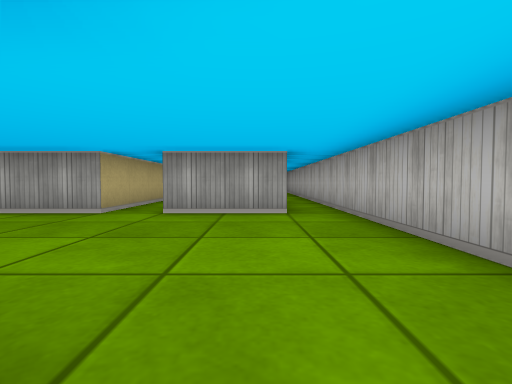
View 1 (above)

24 first-person views from a walk through a cub3D level. The camera is about half as high as the walls, tilts 2° down and sees 85° across. The floor is counted in squares. Each view is taken from the middle of a square. On the plan, view 1 faces up. The plan holds only what a view shows up to about 9 squares ahead; the rest is blank.

View 2
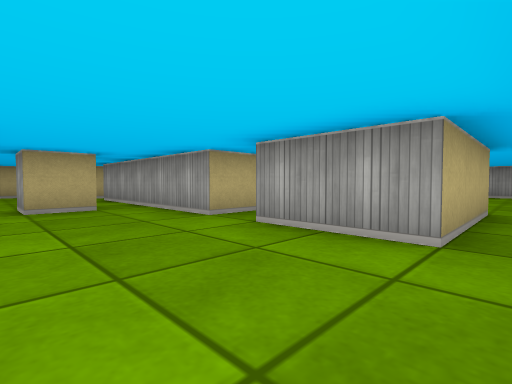

View 3
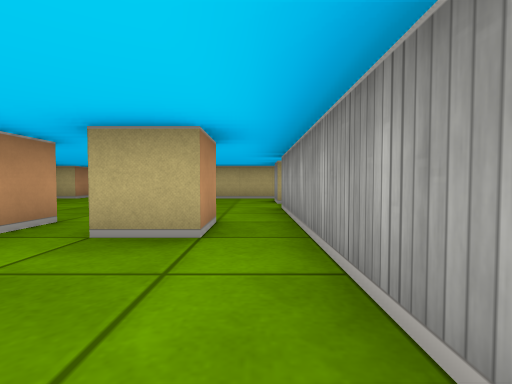

View 4
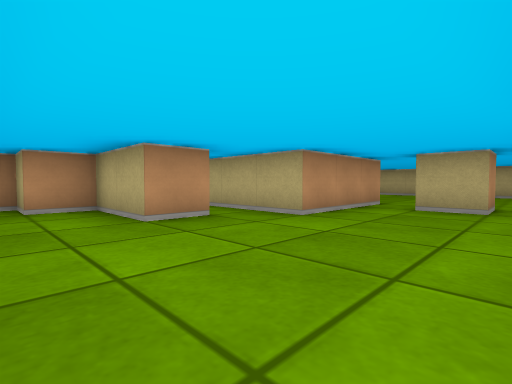

View 5
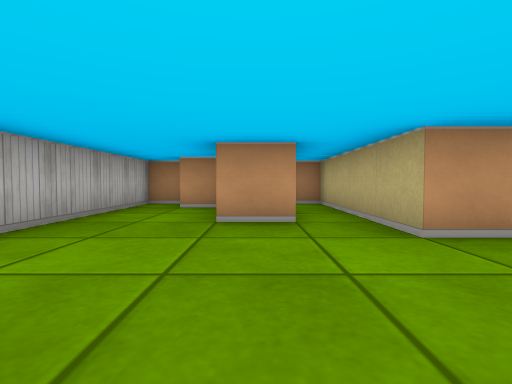

View 6
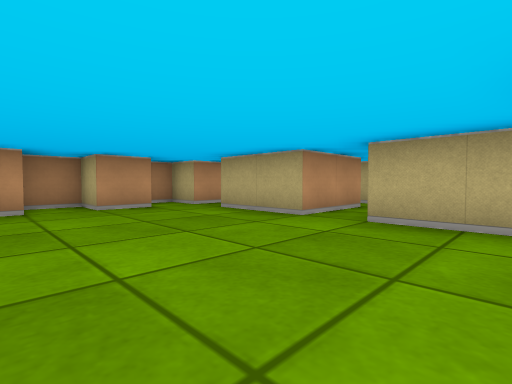

View 7
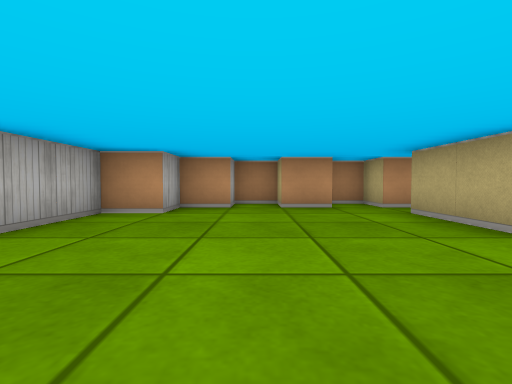

View 8
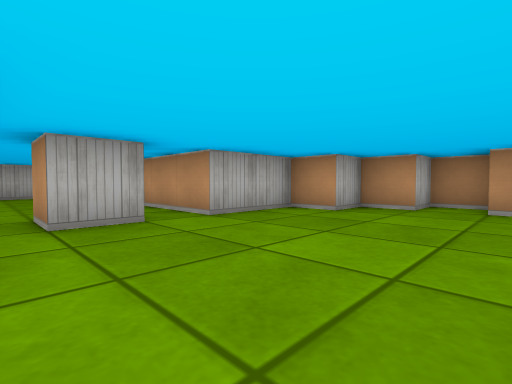

View 9
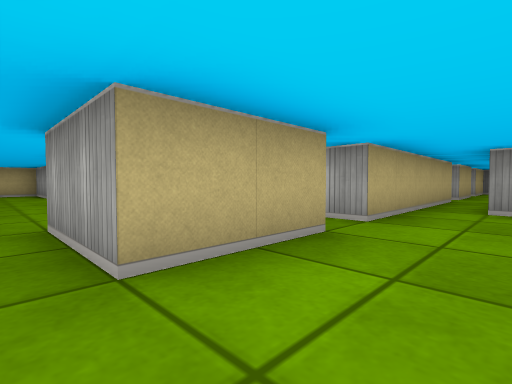

View 10
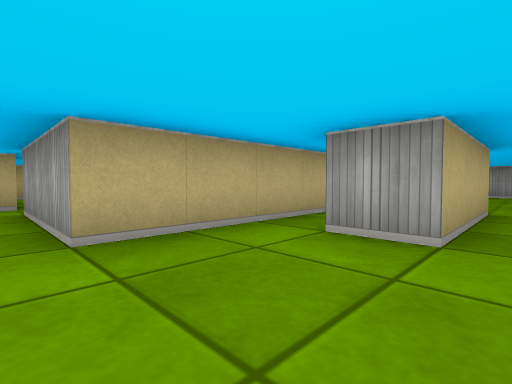

View 11
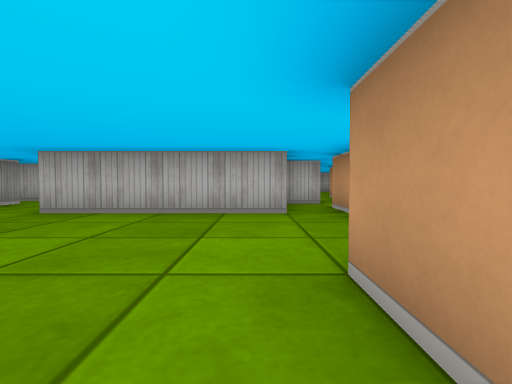

View 12
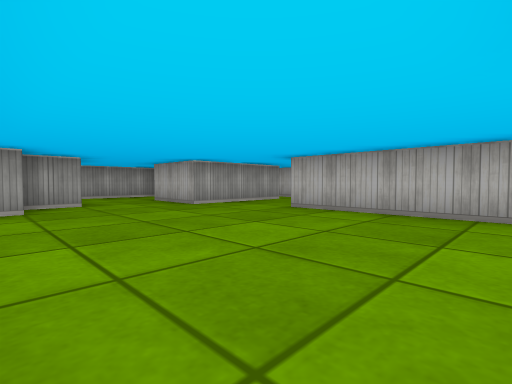

View 13
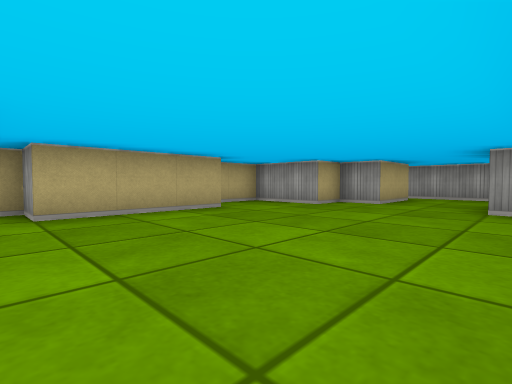

View 14
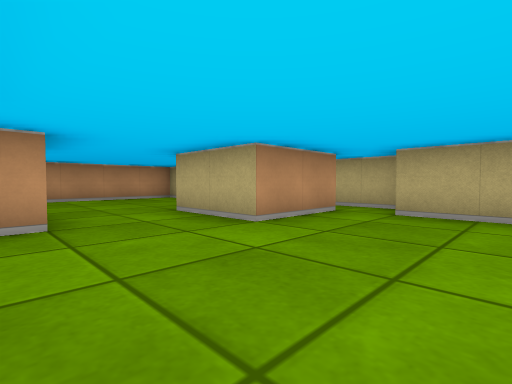

View 15
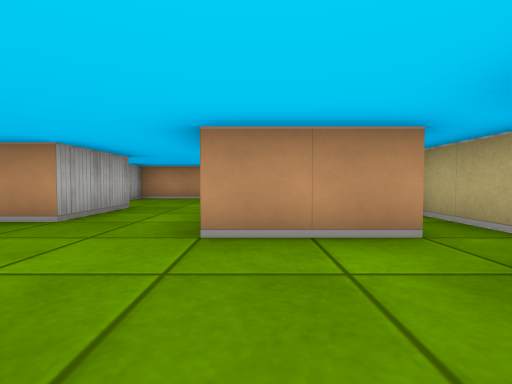

View 16
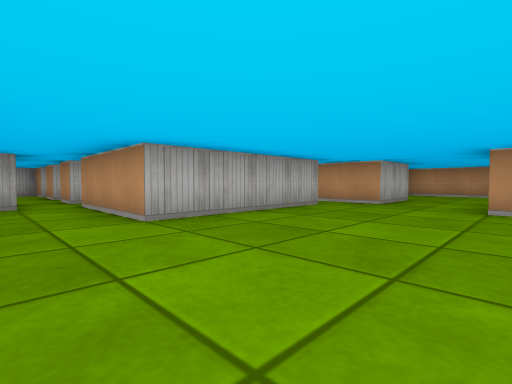

View 17
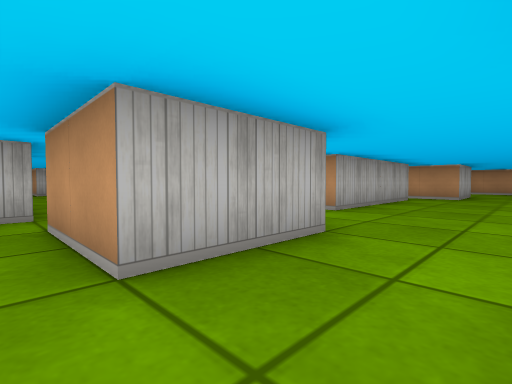

View 18
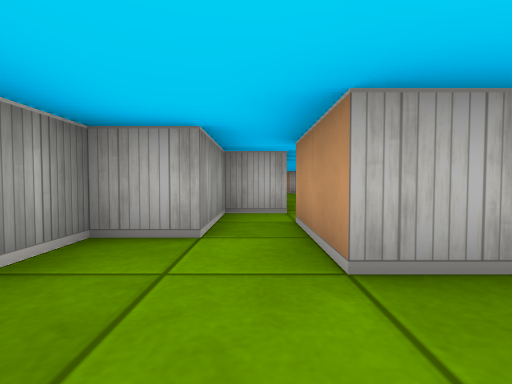

View 19
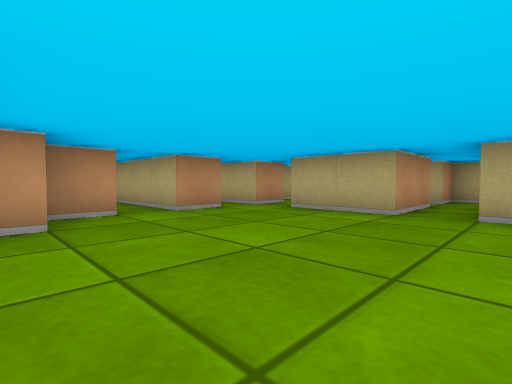

View 20
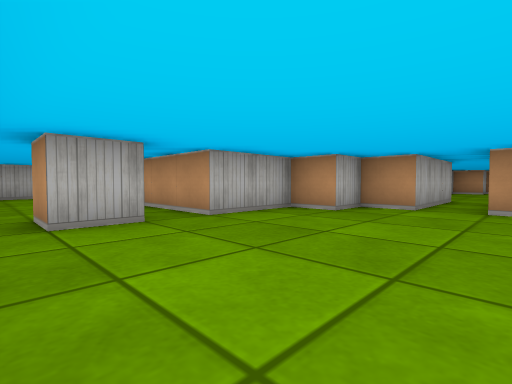

View 21
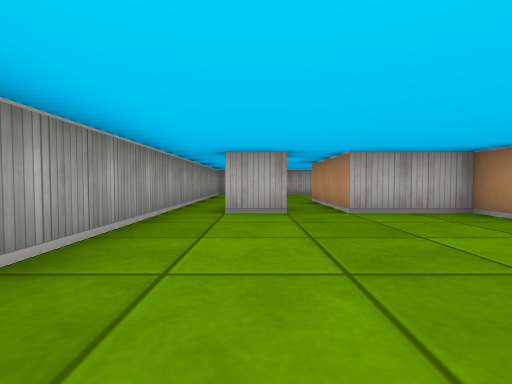

View 22
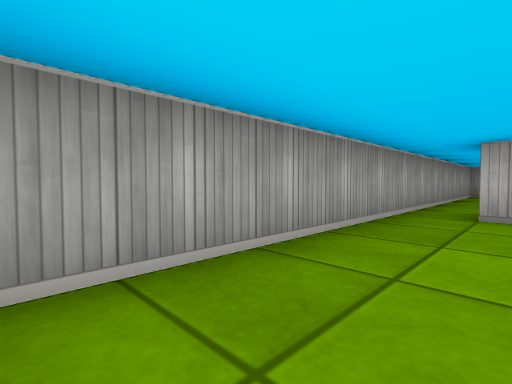

View 23
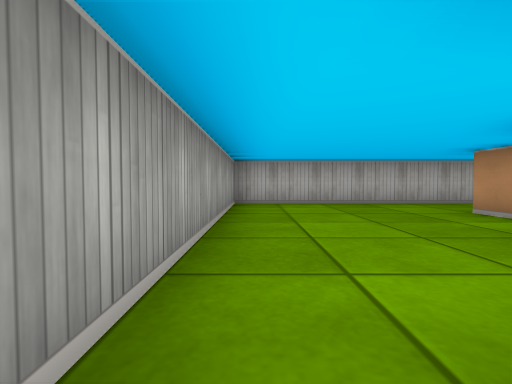

View 24
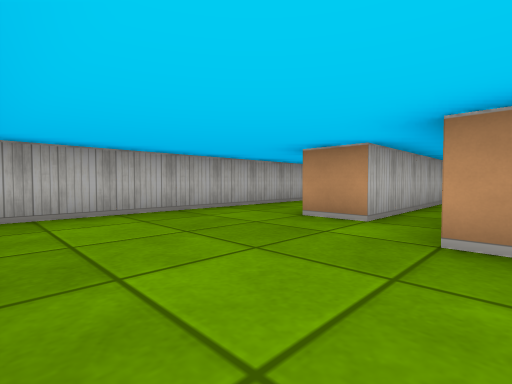

### Floor plan
Points are (right, up) in squares from view 1. A wall is a line through its corners. A room is listed if a view was taken in it or the views show most of it. See-through windows are left out.
Room 1 (views 1, 2, 3, 4, 5, 6, 7, 8, 9, 10)
walls: (-5.5, 2.5) (-5.5, 3.5) (-4.5, 3.5) (-4.5, 2.5) (-5.5, 2.5); (-2.5, 4.5) (-7.5, 4.5); (-1.6, 0.5) (-0.5, 0.5) (-0.5, -1.5) (0.5, -1.5) (0.5, -2.5) (1.5, -2.5) (1.5, 4.5); (-8.5, 4.5) (-9.5, 4.5); (-10.5, 1.5) (-10.5, -0.5) (-12.5, -0.5); (-9.6, -1.5) (-8.5, -1.5) (-8.5, -2.5) (-7.5, -2.5) (-7.5, -1.5) (-6.5, -1.5) (-6.5, -0.5) (-5.5, -0.5) (-5.5, 1.5) (-2.5, 1.5) (-2.5, -2.5) (-1.9, -2.5); (-10.5, 4.5) (-10.5, 2.5); (0.5, 4.5) (-1.5, 4.5); (-11.4, -1.5) (-10.5, -1.5) (-10.5, -2.5) (-9.8, -2.5)
ways out: opening at (-11.5, 2) to room 2; opening at (-9, 5) to room 4; opening at (-0.5, 5) to room 4; opening at (-12, -1)
Room 2 (views 11, 12, 13, 14, 15, 16)
walls: (-15.5, 3.4) (-15.5, 7.5); (-20.6, 3.5) (-18.5, 3.5) (-18.5, 1.5); (-20.5, 7.5) (-20.5, 4.5) (-21.5, 4.5) (-21.5, 1.8); (-19.5, 9.5) (-21.5, 9.5) (-21.5, 8.2); (-16.5, 0.5) (-16.5, 2.5) (-14.5, 2.5); (-15.5, 9.5) (-16.5, 9.5); (-18.5, 10.5) (-19.5, 10.5); (-12.5, 1.5) (-10.5, 1.5); (-10.5, 2.5) (-13.5, 2.5) (-13.5, 3.4)
ways out: opening at (-11.5, 2) to room 1; opening at (-17.5, 10.5) to room 3; opening at (-17.5, 1.5); opening at (-14.5, 8.5); opening at (-13, 1)
Room 3 (views 17, 18)
walls: (-14.5, 11.1) (-14.5, 10.5) (-13.5, 10.5); (-18.5, 12.5) (-18.5, 10.5); (-16.5, 9.5) (-16.5, 11.5) (-14.5, 11.5); (-13.5, 11.4) (-13.5, 12.5) (-15.5, 12.5) (-15.5, 13.5) (-18.9, 13.5); (-19.5, 10.5) (-19.5, 9.5); (-12.5, 9.6) (-12.5, 10.5) (-10.5, 10.5)
ways out: opening at (-17.5, 10.5) to room 2; opening at (-11.5, 11) to room 4; opening at (-13, 10)
Room 4 (views 19, 20, 21, 22, 23, 24)
walls: (-5.5, 11.4) (-5.5, 12.5) (-4.5, 12.5); (-2.5, 7.5) (-2.5, 4.5); (-10.5, 10.5) (-10.5, 8.5); (-9.5, 7.5) (-8.5, 7.5) (-8.5, 4.5); (-1.5, 5.5) (-1.5, 9.5) (-0.5, 9.5); (0.5, 7.5) (0.5, 4.5); (-7.5, 4.5) (-7.5, 7.5) (-6.5, 7.5) (-6.5, 8.5) (-5.5, 8.5) (-5.5, 10.5) (-2.5, 10.5); (-11.5, 7.5) (-10.5, 7.5) (-10.5, 4.5); (1.5, 4.5) (1.5, 13.5) (-10, 13.5)
ways out: opening at (-9, 5) to room 1; opening at (-0.5, 5) to room 1; opening at (-11.5, 11) to room 3; opening at (-11, 8)

Where each view was taken, in squares from view 1:
view 1: 0 up, 0 right, facing up
view 2: 2 up, 1 right, facing up-left
view 3: 4 up, 2 left, facing left
view 4: 4 up, 1 right, facing down-left
view 5: 4 up, 1 left, facing down
view 6: 4 up, 7 left, facing down-left
view 7: 4 up, 8 left, facing down
view 8: 4 up, 9 left, facing down-right
view 9: 1 down, 9 left, facing up-left
view 10: 2 up, 8 left, facing up-left
view 11: 4 up, 20 left, facing right
view 12: 4 up, 20 left, facing up-right
view 13: 4 up, 16 left, facing up-left
view 14: 6 up, 16 left, facing down-left
view 15: 6 up, 19 left, facing down
view 16: 9 up, 19 left, facing down-right
view 17: 12 up, 18 left, facing down-right
view 18: 12 up, 18 left, facing right
view 19: 12 up, 6 left, facing down-left
view 20: 13 up, 9 left, facing down-right
view 21: 12 up, 10 left, facing right
view 22: 12 up, 10 left, facing up-right
view 23: 13 up, 5 left, facing right
view 24: 13 up, 3 left, facing down-right
